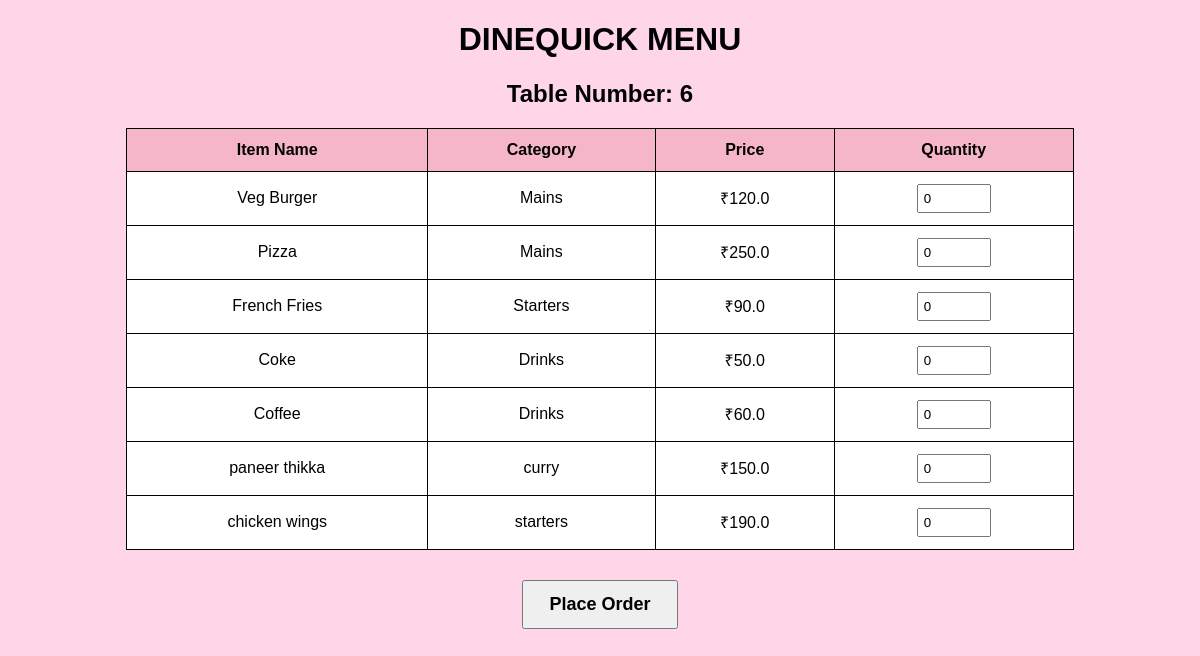
Page /menu?table_no=6 on the committed database.
### tables this page shows
CREATE TABLE menu(
        id INTEGER PRIMARY KEY AUTOINCREMENT,
        name TEXT,
        category TEXT,
        price REAL,
        available INTEGER
    );

### app.py (the view)
@app.route("/menu")
def menu():
    table_no = request.args.get("table_no")
    conn = get_db()
    items = conn.execute(
        "SELECT * FROM menu WHERE available=1"
    ).fetchall()
    conn.close()
    return render_template(
        "menu.html",
        items=items,
        table_no=table_no
    )

### app.py (called while the page is built)
def get_db():
    conn = sqlite3.connect(DATABASE)
    conn.row_factory = sqlite3.Row
    return conn

### templates/menu.html (shortened to what this page needs)
<!DOCTYPE html>
<html>
<head>
</head>
<body>
<h1>DINEQUICK MENU</h1>
<h2>Table Number: {{ table_no }}</h2>
<form method="POST" action="/place_order">
    <table>
        <tr>
            <th>Item Name</th>
            <th>Category</th>
            <th>Price</th>
            <th>Quantity</th>
        </tr>
        {% for item in items %}
        <tr>
            <td>{{ item.name }}</td>
            <td>{{ item.category }}</td>
            <td>₹{{ item.price }}</td>
            <td>
                <input
                    type="number"
                    name="qty_{{ item.id }}"
                    value="0"
                    min="0">
            </td>
        </tr>
        {% endfor %}
    </table>
    <button class="btn" type="submit">
        Place Order
    </button>
</form>
</body>
</html>

### templates/menu.html (style rules this page uses)
body { background-color:#ffd6e7; font-family:Arial; }
h1 { text-align:center; color:black; }
h2 { text-align:center; }
table { width:80%; margin:auto; border-collapse:collapse; background:white; }
th,td { border:1px solid black; padding:12px; text-align:center; }
th { background-color:#f5b6c8; }
input[type="number"] { width:60px; padding:5px; }
.btn { display:block; margin:30px auto; padding:12px 25px; font-size:18px; font-weight:bold; }

### rows in the picture
menu: name "Veg Burger", category "Mains", price "120.0"
menu: name "Pizza", category "Mains", price "250.0"
menu: name "French Fries", category "Starters", price "90.0"
menu: name "Coke", category "Drinks", price "50.0"
menu: name "Coffee", category "Drinks", price "60.0"
menu: name "paneer thikka", category "curry", price "150.0"
menu: name "chicken wings", category "starters", price "190.0"

### other values in the picture
{{ table_no }} "6"
